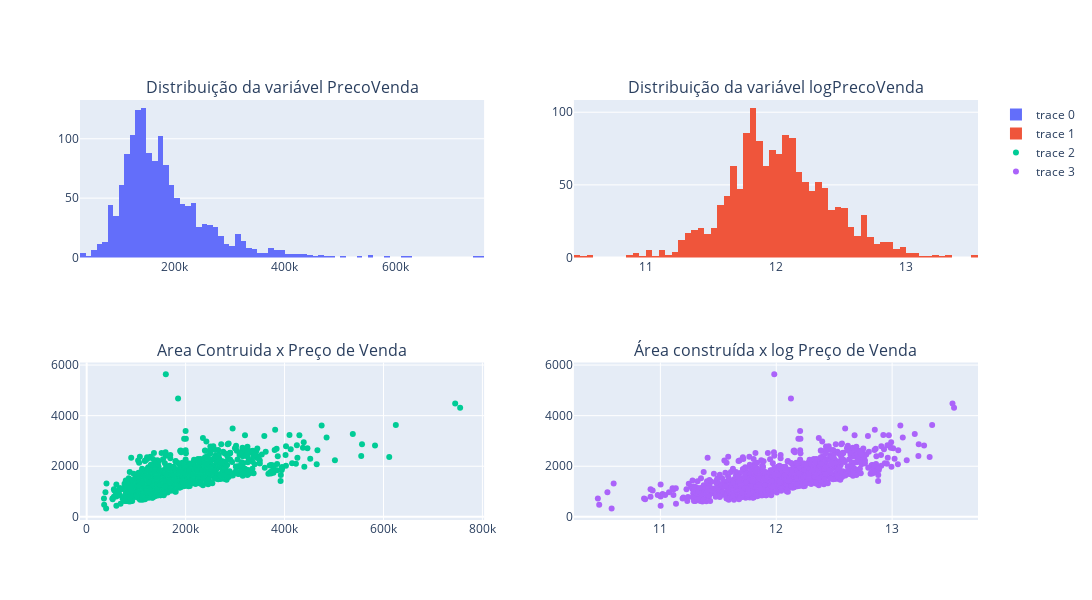

The notebook cell this image was saved under:
### Markdown cell above
A versão original da variável resposta é comparada a uma versão com tratamento logaritmico. Percebe-se que a variável em base logaritmica possui distribuição mais próxima à normal, logo, é a mais correta para o trabalho no modelo de interpretação por regressão linear

### Code cell
#Criando uma variável com o log dos preços para verificar diferenças entre a distribuição da variável em forma comum e logarítimica 
base['logPrecoVenda'] = np.log(base['PrecoVenda'])

#Verificando graficamente a distribuição das variáveis
fig = make_subplots(rows= 2, cols=2, subplot_titles=["Distribuição da variável PrecoVenda", "Distribuição da variável logPrecoVenda", "Area Contruida x Preço de Venda", "Área construída x log Preço de Venda"])

fig.add_trace(go.Histogram(x = base['PrecoVenda']), row=1,col=1)
fig.add_trace(go.Histogram(x = base['logPrecoVenda']), row=1, col=2)
fig.add_trace(go.Scatter(x=base['PrecoVenda'], y=base['AreaConstruida'], mode='markers', showlegend=True), row=2, col=1)
fig.add_trace(go.Scatter(x=base['logPrecoVenda'], y=base['AreaConstruida'], mode='markers'), row=2, col=2)


fig.update_layout(width=1200, height=600)
fig.update_yaxes(title_text=('Teste1', 'Teste1', 'Teste1', 'Teste1'), row=(1,1,2,2), col=(1,2,1,2))
fig.show()

### Figure 1 — Plotly figure (JSON) as saved in the notebook; plotly's stock layout.template omitted (floating-point values rounded to 4 significant figures; data arrays with more than 128 entries replaced by an {"elided": "..."} marker saying what was removed)
{"data": [{"type": "histogram", "x": {"elided": "1460 int values"}, "xaxis": "x", "yaxis": "y"}, {"type": "histogram", "x": {"elided": "1460 float values"}, "xaxis": "x2", "yaxis": "y2"}, {"mode": "markers", "showlegend": true, "type": "scatter", "x": {"elided": "1460 int values"}, "xaxis": "x3", "y": {"elided": "1460 int values"}, "yaxis": "y3"}, {"mode": "markers", "type": "scatter", "x": {"elided": "1460 float values"}, "xaxis": "x4", "y": {"elided": "1460 int values"}, "yaxis": "y4"}], "layout": {"annotations": [{"font": {"size": 16}, "showarrow": false, "text": "Distribuição da variável PrecoVenda", "x": 0.225, "xanchor": "center", "xref": "paper", "y": 1, "yanchor": "bottom", "yref": "paper"}, {"font": {"size": 16}, "showarrow": false, "text": "Distribuição da variável logPrecoVenda", "x": 0.775, "xanchor": "center", "xref": "paper", "y": 1, "yanchor": "bottom", "yref": "paper"}, {"font": {"size": 16}, "showarrow": false, "text": "Area Contruida x Preço de Venda", "x": 0.225, "xanchor": "center", "xref": "paper", "y": 0.375, "yanchor": "bottom", "yref": "paper"}, {"font": {"size": 16}, "showarrow": false, "text": "Área construída x log Preço de Venda", "x": 0.775, "xanchor": "center", "xref": "paper", "y": 0.375, "yanchor": "bottom", "yref": "paper"}], "height": 600, "width": 1200, "xaxis": {"anchor": "y", "domain": [0, 0.45]}, "xaxis2": {"anchor": "y2", "domain": [0.55, 1]}, "xaxis3": {"anchor": "y3", "domain": [0, 0.45]}, "xaxis4": {"anchor": "y4", "domain": [0.55, 1]}, "yaxis": {"anchor": "x", "domain": [0.625, 1]}, "yaxis2": {"anchor": "x2", "domain": [0.625, 1]}, "yaxis3": {"anchor": "x3", "domain": [0, 0.375]}, "yaxis4": {"anchor": "x4", "domain": [0, 0.375]}}}
